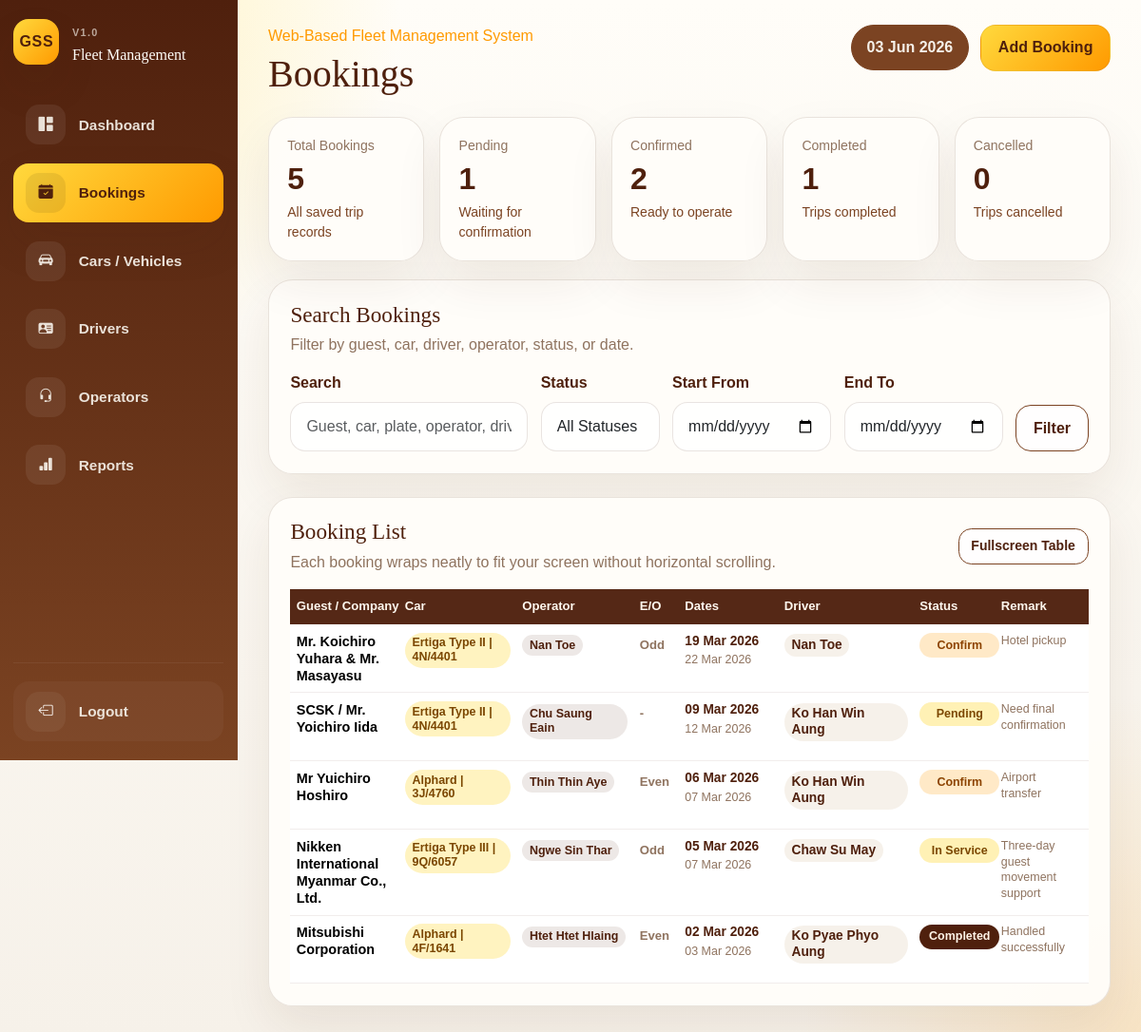
/bookings.php (signed in), run on an earlier commit of the app's database.
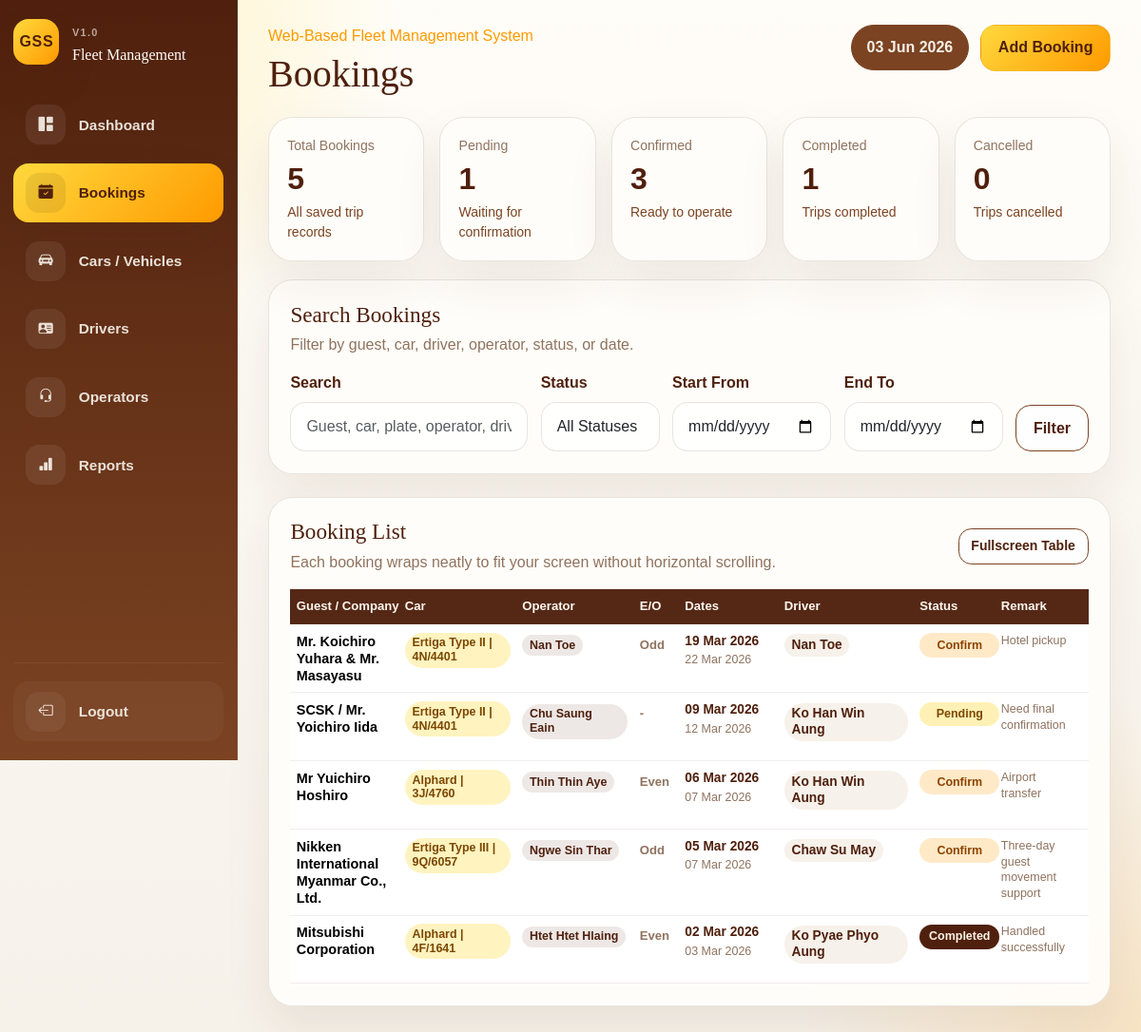
And on a later commit of the database.
### tables this page shows
CREATE TABLE bookings (

    id INT UNSIGNED AUTO_INCREMENT PRIMARY KEY,

    guest_company_name VARCHAR(255) NOT NULL,

    car_id INT UNSIGNED NULL,

    custom_car_name VARCHAR(255) NULL,

    secondary_car_id INT UNSIGNED NULL,

    driver_id INT UNSIGNED NULL,

    custom_driver_name VARCHAR(255) NULL,

    operator_id INT UNSIGNED NULL,

    operator_name VARCHAR(150) NOT NULL,

    even_odd ENUM('Even', 'Odd') NULL,

    start_date DATE NOT NULL,

    end_date DATE NOT NULL,

    status ENUM(
        'Pending',
        'Confirm',
        'Completed',
        'Cancelled'
    ) NOT NULL DEFAULT 'Pending',

    remark TEXT NULL,

    created_at TIMESTAMP DEFAULT CURRENT_TIMESTAMP,

    updated_at TIMESTAMP DEFAULT CURRENT_TIMESTAMP
    ON UPDATE CURRENT_TIMESTAMP,



    CONSTRAINT fk_bookings_car
    FOREIGN KEY (car_id)
    REFERENCES cars(id)
    ON UPDATE CASCADE
    ON DELETE SET NULL,



    CONSTRAINT fk_bookings_driver
    FOREIGN KEY (driver_id)
    REFERENCES drivers(id)
    ON UPDATE CASCADE
    ON DELETE SET NULL,

    CONSTRAINT fk_bookings_secondary_car
    FOREIGN KEY (secondary_car_id)
    REFERENCES cars(id)
    ON UPDATE CASCADE
    ON DELETE SET NULL,



    CONSTRAINT fk_bookings_operator
    FOREIGN KEY (operator_id)
    REFERENCES operators(id)
    ON UPDATE CASCADE
    ON DELETE SET NULL

);

CREATE TABLE operators (

    id INT UNSIGNED AUTO_INCREMENT PRIMARY KEY,

    full_name VARCHAR(150) NOT NULL UNIQUE,

    phone_number VARCHAR(30) NULL,

    operator_status ENUM(
        'Active',
        'Inactive'
    ) NOT NULL DEFAULT 'Active',

    note TEXT NULL,

    created_at TIMESTAMP DEFAULT CURRENT_TIMESTAMP,

    updated_at TIMESTAMP DEFAULT CURRENT_TIMESTAMP
    ON UPDATE CURRENT_TIMESTAMP

);

CREATE TABLE drivers (

    id INT UNSIGNED AUTO_INCREMENT PRIMARY KEY,

    full_name VARCHAR(150) NOT NULL,

    phone_number VARCHAR(30) NOT NULL,

    license_no VARCHAR(100) NULL UNIQUE,

    driver_status ENUM(
        'Available',
        'On Trip',
        'Leave',
        'Inactive'
    ) NOT NULL DEFAULT 'Available',

    note TEXT NULL,

    created_at TIMESTAMP DEFAULT CURRENT_TIMESTAMP,

    updated_at TIMESTAMP DEFAULT CURRENT_TIMESTAMP
    ON UPDATE CURRENT_TIMESTAMP

);

### includes/helpers.php (called while the page is built, shortened)
<?php
function e(?string $value): string
{
    return htmlspecialchars((string) $value, ENT_QUOTES, 'UTF-8');
}
function format_display_date(?string $date): string
{
    $timestamp = strtotime($date);
    return $timestamp ? date('d M Y', $timestamp) : $date;
}
function status_badge_class(string $status): string
{
    return match (strtolower($status)) {
        'confirm' => 'status-confirm',
        'completed' => 'status-completed',
        'cancelled' => 'status-cancelled',
        default => 'status-pending',
    };
}
function booking_car_label(
    ?string $carType,
    ?string $plateNo = null,
    ?string $customCarName = null
): string {
    $customName = trim((string) $customCarName);
    $parts = array_values(array_filter([
        trim((string) $carType),
        trim((string) $plateNo),
    ], static fn (?string $value): bool => $value !== null && $value !== ''));
    return $parts === [] ? '-' : implode(' | ', $parts);
}
function booking_car_entries(array $booking): array
{
    $entries = [];
    $primaryCar = booking_car_label(
        $booking['car_type'] ?? null,
        $booking['plate_no'] ?? null,
        $booking['custom_car_name'] ?? null
    );
    if ($primaryCar !== '-') {
        $entries[] = $primaryCar;
    }
    $secondaryCar = booking_car_label(
        $booking['secondary_car_type'] ?? null,
        $booking['secondary_plate_no'] ?? null
    );
    return $entries === [] ? ['-'] : $entries;
}
function booking_driver_display(array $booking): string
{
    $customDriverName = trim((string) ($booking['custom_driver_name'] ?? ''));
    $driverName = trim((string) ($booking['driver_name'] ?? ''));
    return $driverName !== '' ? $driverName : '-';
}
function booking_operator_display(array $booking): string
{
    $operatorName = trim((string) ($booking['operator_full_name'] ?? $booking['operator_name'] ?? ''));
    return $operatorName !== '' ? $operatorName : '-';
}

### bookings.php (the view, shortened to what the rows shown need)
<?php
require_once __DIR__ . '/includes/bootstrap.php';
$bookings = [];
if ($db instanceof mysqli) {
    $sql = "SELECT
                b.id,
                b.guest_company_name,
                b.operator_id,
                b.operator_name,
                b.even_odd,
                b.custom_car_name,
                b.custom_driver_name,
                b.secondary_car_id,
                b.start_date,
                b.end_date,
                b.status,
                b.remark,
                c.car_type,
                c.plate_no,
                c2.car_type AS secondary_car_type,
                c2.plate_no AS secondary_plate_no,
                d.full_name AS driver_name,
                o.full_name AS operator_full_name
            FROM bookings AS b
            LEFT JOIN cars AS c ON c.id = b.car_id
            LEFT JOIN cars AS c2 ON c2.id = b.secondary_car_id
            LEFT JOIN drivers AS d ON d.id = b.driver_id
            LEFT JOIN operators AS o ON o.id = b.operator_id";
    $sql .= ' ORDER BY b.start_date DESC, b.id DESC';
    $statement = $db->prepare($sql);
    if ($statement instanceof mysqli_stmt) {
        $statement->execute();
        $result = $statement->get_result();
        while ($row = $result->fetch_assoc()) {
            $bookings[] = $row;
        }
    }
}
require __DIR__ . '/includes/header.php';
?>
<section class="card-shell section-card mb-4" id="bookingsFiltersSection">
    <div class="section-title">
        <div>
            <h2>Search Bookings</h2>
        </div>
    </div>
</section>
<section class="card-shell section-card" id="bookingsResultsSection">
    <div class="section-title">
        <div>
            <h2>Booking List</h2>
        </div>
    </div>
    <div class="table-panel" id="bookingsTablePanel">
        <div class="table-full-content">
            <table class="table data-table booking-table align-middle">
                <thead>
                    <tr>
                        <th>Guest / Company</th>
                        <th>Car</th>
                        <th>Operator</th>
                        <th>E/O</th>
                        <th>Dates</th>
                        <th>Driver</th>
                        <th>Status</th>
                        <th>Remark</th>
                        <th class="text-center">Action</th>
                    </tr>
                </thead>
                <tbody>
                    <?php if ($bookings === []): ?>
                        <tr>
                            <td colspan="9" class="text-center py-5 text-muted-soft">No bookings found.</td>
                        </tr>
                    <?php else: ?>
                        <?php foreach ($bookings as $booking): ?>
                            <?php
                            $guestName = $booking['guest_company_name'];
                            $operatorDisplay = booking_operator_display($booking);
                            $driverDisplay = booking_driver_display($booking);
                            $remarkText = $booking['remark'] ?: '-';
                            ?>
                            <tr>
                                <td>
                                    <div class="booking-guest">
                                        <?= e($guestName) ?>
                                    </div>
                                </td>
                                <td>
                                    <div class="booking-car">
                                        <?php foreach (booking_car_entries($booking) as $carLabel): ?>
                                            <span class="table-pill car-pill booking-car-pill"><?= e($carLabel) ?></span>
                                        <?php endforeach; ?>
                                    </div>
                                </td>
                                <td>
                                    <span class="table-pill operator-pill booking-operator-pill"><?= e($operatorDisplay) ?></span>
                                </td>
                                <td>
                                    <span class="booking-even-odd"><?= e($booking['even_odd'] ?: '-') ?></span>
                                </td>
                                <td>
                                    <div class="booking-date-primary">
                                        <?= e(format_display_date($booking['start_date'])) ?>
                                    </div>
                                    <div class="soft-note booking-date-secondary">
                                        <?= e(format_display_date($booking['end_date'])) ?>
                                    </div>
                                </td>
                                <td>
                                    <span class="table-pill driver-pill booking-driver-pill">
                                        <?= e($driverDisplay) ?>
                                    </span>
                                </td>
                                <td>
                                    <span class="status-pill <?= e(status_badge_class($booking['status'])) ?>"><?= e($booking['status']) ?></span>
                                </td>
                                <td>
                                    <div class="booking-remark">
                                        <?= e($remarkText) ?>
                                    </div>
                                </td>
                                <td class="text-center">
                                </td>
                            </tr>
                        <?php endforeach; ?>
                    <?php endif; ?>
                </tbody>
            </table>
        </div>
    </div>
</section>
<?php require __DIR__ . '/includes/footer.php'; ?>

What changed in the data, as far as the page shows it:
changed bookings "Nikken International Myanmar Co., Ltd.": status "In Service" → "Confirm"
Also different on the page:
$stats['confirmed']: "2" → "3"
